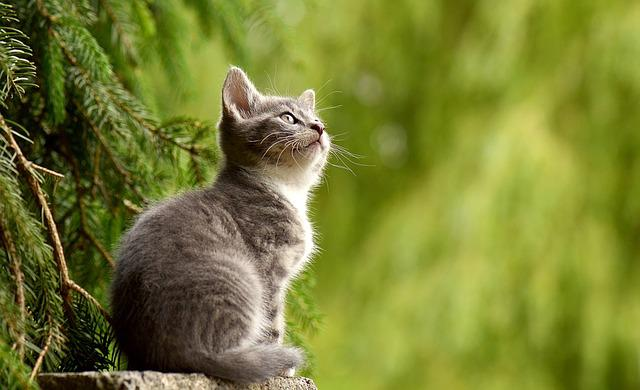
#> input picture 06_CV_영상처리실습자료/cv_images/img.jpg, 640 x 390 px
$ jupyter execute '33_대칭변환.ipynb'
#> lines starting #> are read from the running program, lines starting #| are printed output that depends on the picture
# 대칭 변환

## 대칭함수
dst = cv2.flip(src, flipCode) : 원본 이미지(src)에 대칭 축(flipCode)을 기준으로 대칭한 출력 이미지(dst)를 반환
- flipCode < 0 : XY 축 대칭(상하좌우 대칭)
- flipCode = 0 : X 축 대칭(상하 대칭)
- flipCode > 0 : Y 축 대칭(좌우 대칭)

[cell 1]
import cv2

img_file = '../cv_images/img.jpg'
img = cv2.imread(img_file)
#> img is the input picture: shape (390, 640, 3); mean B, G, R 50.4, 126.1, 119.4

flip_horizontal = cv2.flip(img, 1) # flipCode > 0 : 좌우대칭 horizontal
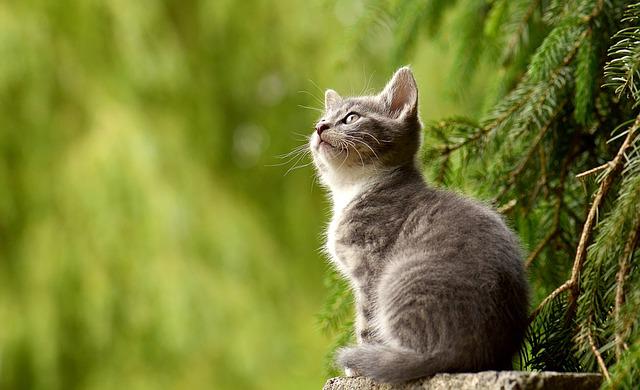
#> flip_horizontal: shape (390, 640, 3); mean B, G, R 50.4, 126.1, 119.4
flip_vertical = cv2.flip(img, 0)   # flipCode = 0 : 상하대칭 horizontal
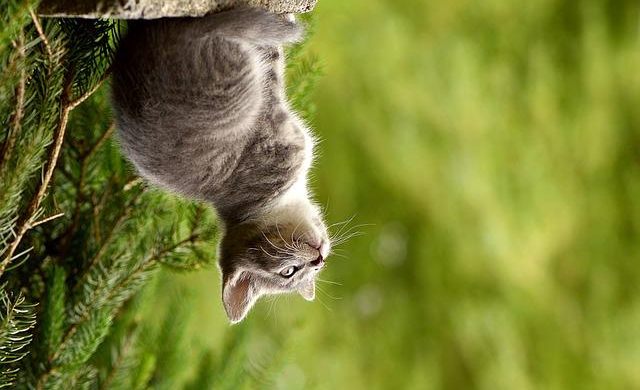
#> flip_vertical: shape (390, 640, 3); mean B, G, R 50.4, 126.1, 119.4
flip_both = cv2.flip(img, -1)      # flipCode < 0 : 상하좌우대칭 horizontal
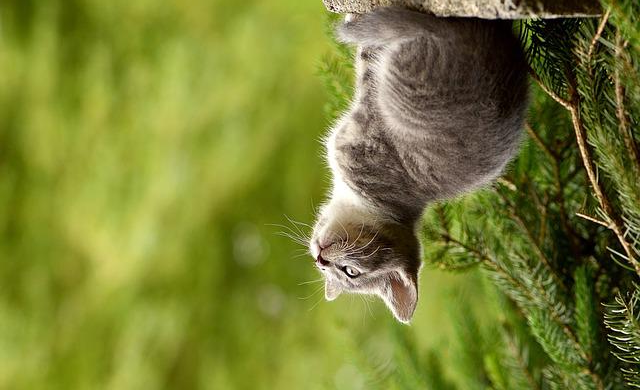
#> flip_both: shape (390, 640, 3); mean B, G, R 50.4, 126.1, 119.4

cv2.imshow('img', img)
cv2.imshow('flip_horizontal', flip_horizontal)
cv2.imshow('flip_vertical', flip_vertical)
cv2.imshow('flip_both', flip_both)

cv2.waitKey(0)
cv2.destroyAllWindows()

[cell 2]
import matplotlib.pyplot as plt
img = cv2.imread(img_file)
img_plt = cv2.cvtColor(img, cv2.COLOR_BGR2RGB)

# 각각을 RGB로 변환
flip_horizontal_plt = cv2.cvtColor(flip_horizontal, cv2.COLOR_BGR2RGB)
flip_vertical_plt = cv2.cvtColor(flip_vertical, cv2.COLOR_BGR2RGB)
flip_both_plt = cv2.cvtColor(flip_both, cv2.COLOR_BGR2RGB)

# 2x2 그리드로 출력
plt.figure(figsize=(6, 6))  # Figure 크기 조정

# 원본 이미지
plt.subplot(2, 2, 1)
plt.imshow(img_plt)
plt.title("Original")
plt.axis("off")  # 축 제거

# 좌우 반전 이미지
plt.subplot(2, 2, 2)
plt.imshow(flip_horizontal_plt)
plt.title("Flip Horizontal")
plt.axis("off")

# 상하 반전 이미지
plt.subplot(2, 2, 3)
plt.imshow(flip_vertical_plt)
plt.title("Flip Vertical")
plt.axis("off")

# 상하좌우 반전 이미지
plt.subplot(2, 2, 4)
plt.imshow(flip_both_plt)
plt.title("Flip Both")
plt.axis("off")

plt.show()
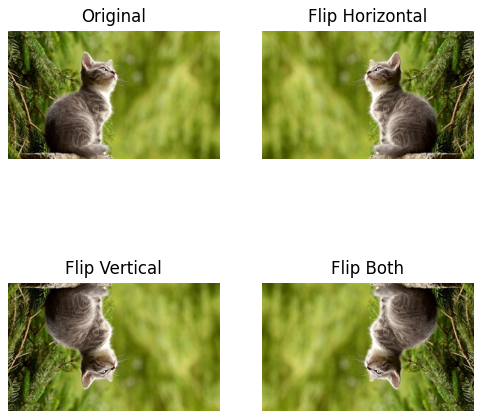
#> figure drawn by matplotlib, 4 panels
